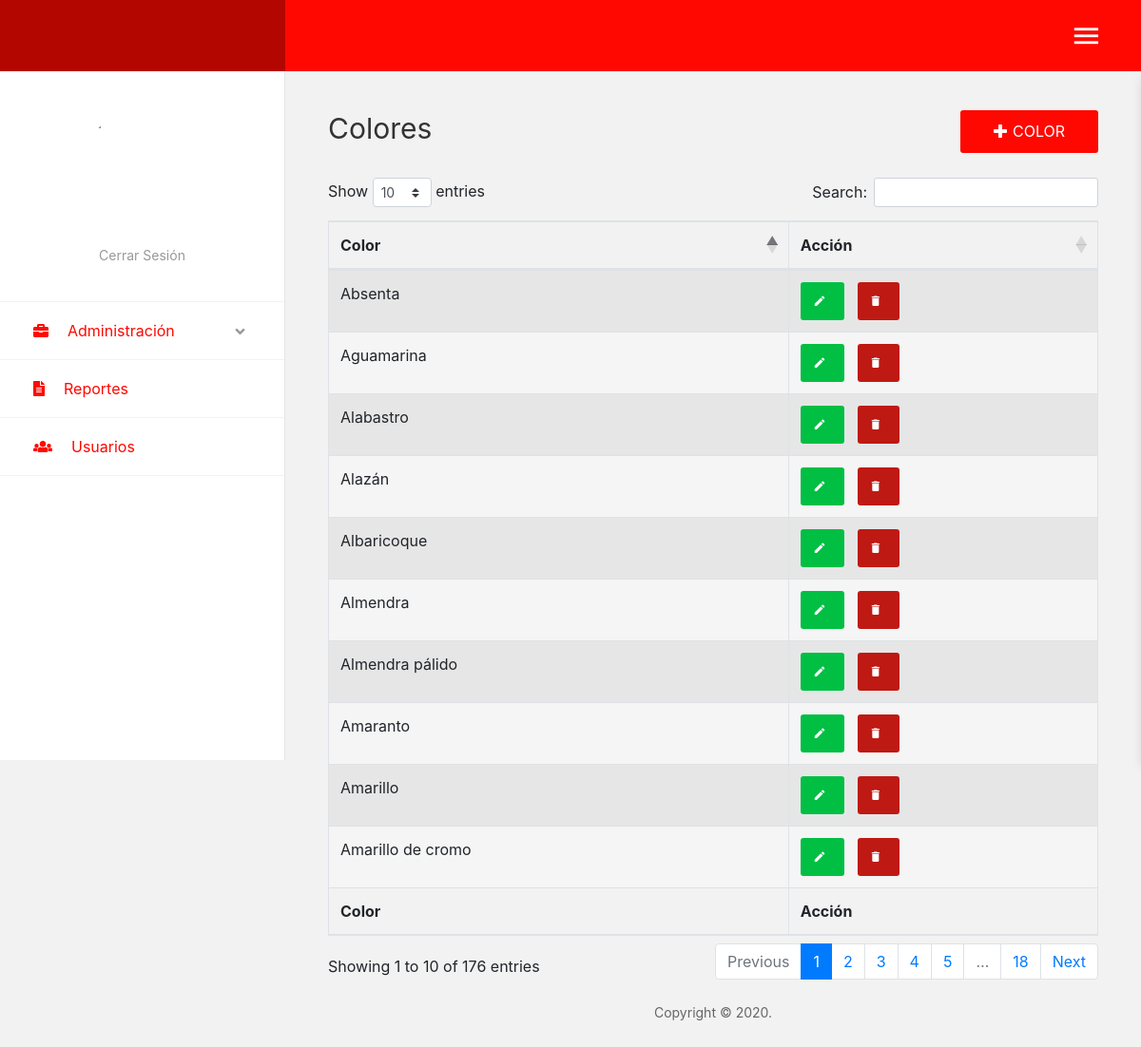
Page /?c=Color (signed in) on the committed database.
### tables this page shows
CREATE TABLE `color` (
  `id_color` int(11) NOT NULL AUTO_INCREMENT,
  `n_color` varchar(50) NOT NULL,
  `estado_color` enum('Activo','Inactivo') NOT NULL,
  PRIMARY KEY (`id_color`)
);

### Controller/color.controller.php (called while the page is built, shortened)
<?php
require_once 'Model/color.php';
	class ColorController
	{
		public function __CONSTRUCT()
		{
			$this->model = new Color();
		}
		public function Index()
		{
			require_once 'View/layouts/aside.php';
	        require_once 'View/layouts/header.php';
	        require_once 'View/Color/color.php';
	        require_once 'View/layouts/footer.php';
	    }
	}
?>

### Model/conexion.php (called while the page is built)
<?php
	class Conexion
	{
		public static function StartUp()
		{
			try
			{
				$conexion = new PDO('mysql:host=localhost; dbname=parqueadero', 'root', '');
				$conexion->setAttribute(PDO::ATTR_ERRMODE, PDO::ERRMODE_EXCEPTION);
				$conexion->exec("SET CHARACTER SET UTF8");
			}
			catch(Exception $e)
			{
				die("Error" . $e->getMessage());
				echo "Línea del error" . $e->getLine();
			}
			return $conexion;
		}
	}
?>

### Model/color.php (called while the page is built, shortened)
<?php
	class Color
	{
		private $pdo;
		public function __CONSTRUCT()
		{
			try
			{
				$this->pdo = Conexion::StartUp();
			}
			catch(Exception $e)
			{
				die($e->getMessage());
			}
		}
		public function Listar_Color()
		{
			try
			{
				$stm = $this->pdo->prepare("SELECT * FROM color WHERE estado_color = 'Activo'");
				$stm->execute();
				return $stm->fetchAll(PDO::FETCH_OBJ);
			}
			catch(Exception $e)
			{
				die($e->getMessage());
			}
		}
	}
?>

### View/Color/color.php (the view, shortened to what this page needs)
<div class="main-content">
    <div class="section__content section__content--p30">
        <div class="container-fluid">
            <div class="row">
                <div class="col-md-12">
                    <div class="overview-wrap">
                        <h2 class="title-1">Colores</h2>
                        <a class="au-btn au-btn-icon au-btn--blue2" href="?c=Color&a=Crud">
                            <i class="fas fa-plus"></i>Color
                        </a>
                    </div>
                </div>
            </div>
            <div class="row m-t-25">
                <div class="col-sm-6 col-lg-3"></div>
                    <div class="col-sm-12">
                        <table id="data" class="table table-striped table-bordered" style="width:100%">
                            <thead>
                                <tr>
                                    <th>Color</th>
                                    <th>Acción</th>
                                </tr>
                            </thead>
                            <tbody>
                                <?php foreach($this->model->Listar_Color() as $r): ?>
                                    <tr>
                                        <td><?php echo $r->n_color; ?></td>
                                        <td>
                                            <a href="?c=Color&a=Crud&id_color=<?php echo $r->id_color; ?>">
                                                <button class="au-btn au-btn-icon au-btn--green au-btn--small" title="Editar">
                                                    <i class="zmdi zmdi-edit"></i>
                                                </button>
                                            </a>
                                            <a href="?c=Color&a=Eliminar&id_color=<?php echo $r->id_color; ?>">
                                                <button class="au-btn au-btn-icon au-btn--red au-btn--small" title="Eliminar">
                                                    <i class="zmdi zmdi-delete"></i>
                                                </button>
                                            </a>
                                        </td>
                                    </tr>
                                <?php endforeach; ?>
                            </tbody>
                            <tfoot>
                                <tr>
                                    <th>Color</th>
                                    <th>Acción</th>
                                </tr>
                            </tfoot>
                        </table>
                    </div>
                <div class="col-sm-6 col-lg-3"></div>
            </div>
        </div>
    </div>
</div>

### rows in the picture
color: n_color "Absenta"
color: n_color "Aguamarina"
color: n_color "Alabastro"
color: n_color "Almendra"
color: n_color "Almendra pálido"
color: n_color "Alazán"
color: n_color "Albaricoque"
color: n_color "Amaranto"
color: n_color "Amarillo"
color: n_color "Amarillo de cromo"
